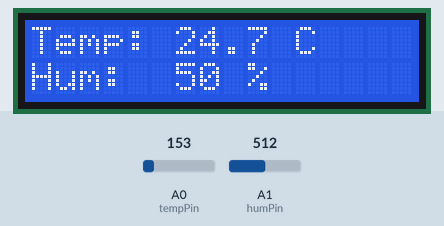
Bench run of a sketch on a simulated Arduino Uno, built with avr-gcc and run on an emulated ATmega328P. Shown: 16×2 character LCD. The inputs (shaded band) are chosen by the test bench; at power-on: A0 (tempPin) = 153, A1 (humPin) = 512. What the sketch prints to the serial monitor is not drawn.

Above: at 1.2 s.
1.3 s: A0 (tempPin) set to 126
At 2.6 s:
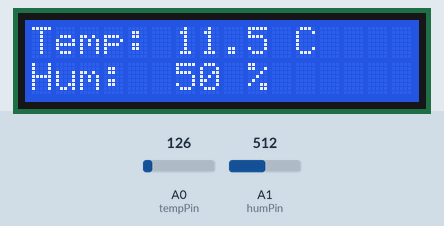
2.8 s: A0 (tempPin) set to 109
At 4.1 s:
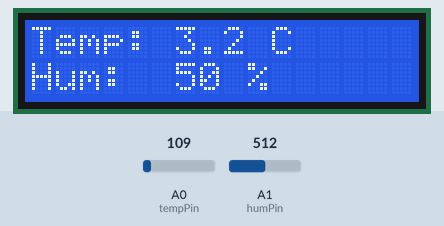
4.3 s: A1 (humPin) set to 716
At 5.7 s:
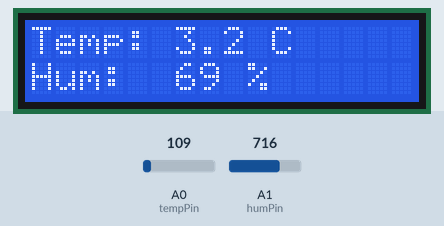
5.8 s: A1 (humPin) set to 900
At 7.2 s:
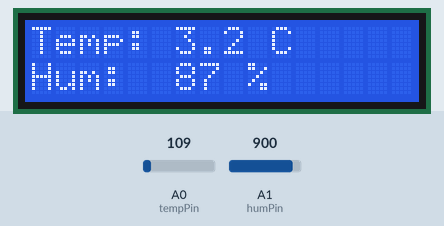
7.3 s: A0 (tempPin) set to 133
At 8.6 s:
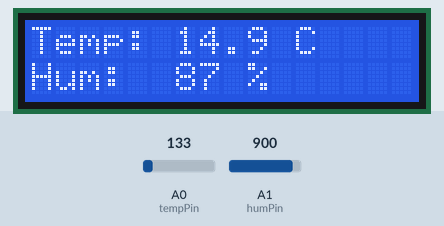
8.8 s: A1 (humPin) set to 1011
At 10.1 s:
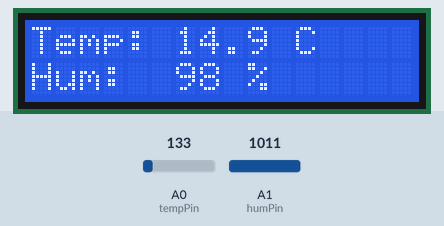

Measured:
- after the input at 1.3 s, the display: first changes at once (image 1 shows a later state)
- after the input at 2.8 s, the display: first changes at once (image 2 shows a later state)
- after the input at 4.3 s, the display: first changes after 0.09 s (image 3 shows a later state)
- after the input at 5.8 s, the display: first changes after 0.06 s (image 4 shows a later state)
- after the input at 7.3 s, the display: first changes at once (image 5 shows a later state)
- after the input at 8.8 s, the display: first changes at once (image 6 shows a later state)

The sketch:

tinkercad_code.ino
```cpp
#include <LiquidCrystal.h>

// Pins for the LCD (RS, E, D4, D5, D6, D7)
LiquidCrystal lcd(12, 11, 5, 4, 3, 2);

// Pin assignments for the sensors
const int tempPin = A0;  // TMP36 is connected to analog pin A0
const int humPin = A1;   // Potentiometer is connected to analog pin A1

// --- Moving Average Filter Configuration ---
const int numReadings = 10; // Number of readings to average
int tempReadings[numReadings]; // Array to store temperature readings
int humReadings[numReadings];  // Array to store humidity readings
int tempIndex = 0;             // The current position in the temperature array
int humIndex = 0;              // The current position in the humidity array
long tempTotal = 0;            // The total sum of temperature readings
long humTotal = 0;             // The total sum of humidity readings
float tempAverage = 0;         // The smoothed average temperature
int humAverage = 0;            // The smoothed average humidity

void setup() {
  Serial.begin(9600);
  lcd.begin(16, 2);

  // Initialize all values in the arrays to 0
  for (int i = 0; i < numReadings; i++) {
    tempReadings[i] = 0;
    humReadings[i] = 0;
  }
}

void loop() {
  // --- Read and process temperature with moving average filter ---
  // Subtract the oldest reading from the total
  tempTotal = tempTotal - tempReadings[tempIndex];

  // Read a new value from the sensor
  tempReadings[tempIndex] = analogRead(tempPin);

  // Add the new reading to the total
  tempTotal = tempTotal + tempReadings[tempIndex];

  // Move to the next position in the array
  tempIndex++;

  // If we've reached the end of the array, wrap around to the beginning
  if (tempIndex >= numReadings) {
    tempIndex = 0;
  }

  // Calculate the new average
  tempAverage = tempTotal / (float)numReadings;

  // Convert the smoothed average analog reading to temperature in Celsius
  float voltage = tempAverage * (5.0 / 1024.0);
  float temperatureC = (voltage - 0.5) * 100;

  // --- Read and process humidity with moving average filter ---
  // Subtract the oldest reading from the total
  humTotal = humTotal - humReadings[humIndex];

  // Read a new value from the sensor
  humReadings[humIndex] = analogRead(humPin);

  // Add the new reading to the total
  humTotal = humTotal + humReadings[humIndex];

  // Move to the next position in the array
  humIndex++;

  // If we've reached the end of the array, wrap around to the beginning
  if (humIndex >= numReadings) {
    humIndex = 0;
  }

  // Calculate the new average
  humAverage = humTotal / numReadings;

  // Map the smoothed average value (0-1023) to a humidity percentage (0-100)
  int humidity = map(humAverage, 0, 1023, 0, 100);

  // --- Display on LCD ---
  lcd.setCursor(0, 0);
  lcd.print("Temp: ");
  lcd.print(temperatureC, 1); // Display with one decimal place
  lcd.print(" C   ");

  lcd.setCursor(0, 1);
  lcd.print("Hum:  ");
  lcd.print(humidity);
  lcd.print(" %   ");

  // Print smoothed values to the Serial Monitor for verification
  Serial.print("Smoothed Temp: ");
  Serial.print(temperatureC);
  Serial.print(" C, Smoothed Hum: ");
  Serial.print(humidity);
  Serial.println(" %");

  delay(100);
}
```
